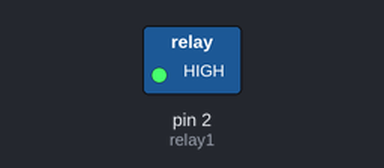
A sketch run on a simulated Arduino Uno, built with avr-gcc and run on an emulated ATmega328P. Shown: switched loads named in the sketch (green lamp = pin HIGH).

Above: at 1.5 s.
At 4.0 s:
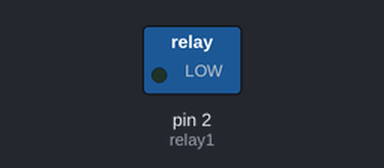
Timing chart, 0 to 6.5 s (numbered marks = the images above):
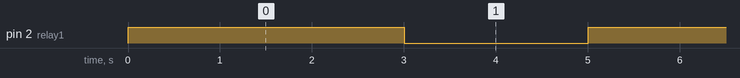

Measured:
- by itself, pin 2 (relay1): alternates HIGH for 3.0 s and LOW for 2.0 s

The sketch:

MW_AirBlowerPulse_ver00_00.ino
```cpp
const int relay1 = 2; // the number of the relay1 pin// variables will change:
void setup() {
// initialize the relay pin as an output:
pinMode(relay1, OUTPUT);
}

void loop(){
digitalWrite(relay1, HIGH);
delay(3000); // this is the time the blower is on in milliseconds
digitalWrite(relay1,LOW);
delay(2000); // this is the time the blower is off in milliseconds
}
```
